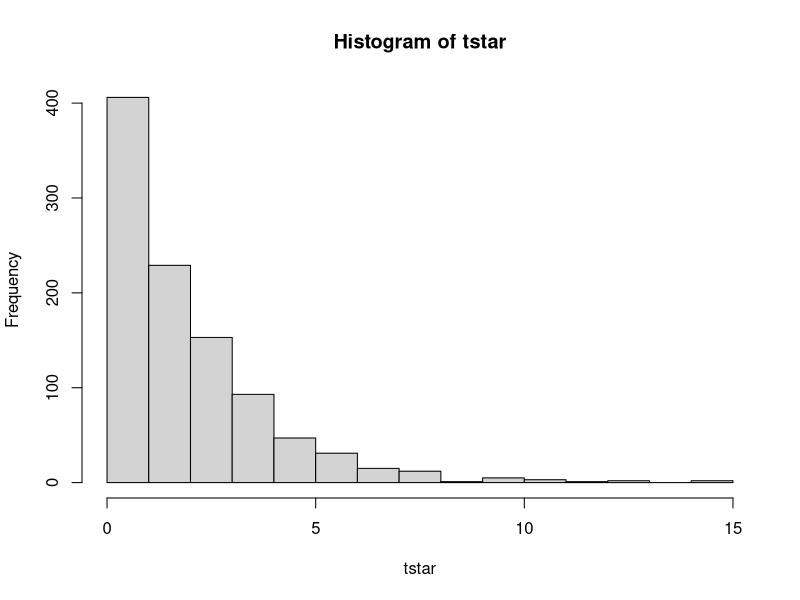

Generate this figure with R: (Note: this script raises an error after producing the figure.)
## ---- chunk 1
knitr::opts_chunk$set(echo = TRUE)
## ---- chunk 2
dimnames=list(c("Chlorpromazine","Pentobarbital(100mg)","Pentobarbital(150mg)"),
              c("Number of Patients","Incidence of Nausea"))
values <- c( 
100,52,
32,35,
48,37)

nausea<- matrix(values, nrow=3, ncol= 2, byrow = TRUE, dimnames = dimnames)
rowsums = apply(nausea, 1, sum); colsums=apply(nausea, 2, sum)
total = sum(nausea); expected=(rowsums%*%t(colsums))/total
round(expected, 0)
## ---- chunk 3
#Creating the table with expected values
#calulated by: E(i,j) = (ni*nj)/n
set.seed(1)
rowsums = apply(nausea, 1, sum); colsums=apply(nausea, 2, sum)
total = sum(nausea); expected=(rowsums%*%t(colsums))/total
round(expected, 0)

#Chisquare test
z=chisq.test(nausea); z
residuals(z)
## ---- chunk 4
##T1
nauseadata = read.table("nauseatable.txt", header = TRUE)
attach(nauseadata)
nauseadata

nonausea_detected = nauseadata[, 1]

nausea_detected = nauseadata[, 2]

nausea = as.vector(rep(1, each = nausea_detected[1]+nausea_detected[2]+nausea_detected[3]))
nausea

nonausea = as.vector(rep(0, each = nonausea_detected[1]+nonausea_detected[2]+nonausea_detected[3]))
nonausea

nausea_vector = c(nonausea, nausea)
nausea_vector

label_medicin <- function(label, count){
  
  med_label <- as.vector(rep(label, count))
  
  return(med_label)
  
}

# Total count of medicines for No nausea
C_nonausea = 100
P1_nonausea = 32
P2_nonausea = 48

# Total count of medicines for Nausea
C_nausea =  52
P1_nausea = 35
P2_nausea = 37


medicin_vector = c(label_medicin("C", C_nonausea), label_medicin("P1", P1_nonausea), label_medicin("P2", P2_nonausea), label_medicin("C", C_nausea), label_medicin("P1", P1_nausea), label_medicin("P2", P2_nausea))
medicin_vector


nausea.frame = data.frame(nausea_vector, medicin_vector)

# We assigned labels "C" for Chlorpromazine, "P1" for Pentobarbital(100mg) and "P2" for Pentobarbital(150mg). 
# We could have assigned same label for both doses of Pentobarbital. But we want to be specific so we used different labels for each one.

nausea.frame
# head(nausea.frame)
# tail(nausea.frame)


##T2
xtabs(~medicin_vector+nausea_vector, data = nausea.frame)

#With xtabs we get a contingency table from the medicin and nausea factors.
#We can see that there are more people suffering from nausea with the medicin Chlorpromazine than with Pentobarbital.
# In this case R does not give the warning, since the approximation is reliable for
# nausea_vector and medicin_vector in nausea.frame

##T3
# Check Lecture 4 page : 28-32

B = 1000
tstar =  numeric(B)
for (b in 1:B) {
  medicinstar = sample(medicin_vector)  # Permutting the medicin labels
  tstar[b] = chisq.test(xtabs(~medicinstar+nausea_vector, data = nausea.frame))[[1]] #Using the statistics mentioned in the exercise
}

set.seed(1)
myt = chisq.test(xtabs(~medicin_vector+nausea_vector, data = nausea.frame))[[1]]

hist(tstar)
myt # value = 6.625

pl = sum(tstar<myt)/B
pl 
pr = sum(tstar>myt)/B
pr

pmin = min(pl,pr)
pmin
2*pmin # 2*p-value = 0.082


### Findings: According to the p-value we cannot reject that the two medicins have a significant difference. 
# Therefore, we can say that they work equally well for the nausea.

#Question 1C
#p-value 1A
pvalue_chisq = chisq.test(xtabs(~medicin_vector+nausea_vector, data = nausea.frame))[[3]]
pvalue_chisq #p-value of 0.0364

#p-value 1B
pvalue_tstar=2*pmin
pvalue_tstar #p-value of 0.07
# we can see that we obtain two different p-values. 
## ---- chunk 5
pollution = read.table("airpollution.txt", header = TRUE)
model_pol = lm(pollution$oxidant~data$day + pollution$wind + pollution$temperature + pollution$humidity + pollution$insolation)
par(mfrow=c(1,2))
pairs(pollution)
qqnorm(residuals(model_pol))
qqline(residuals(model_pol))
plot(fitted(model_pol), residuals(model_pol), main="fitted model")
## ---- chunk 6
round(cor(pollution[,2:6]),2)
## ---- chunk 7
#added variable plot
x=residuals(lm(pollution$wind~pollution$day + pollution$temperature + pollution$humidity + pollution$insolation))
y=residuals(lm(pollution$oxidant~pollution$day + pollution$temperature + pollution$humidity + pollution$insolation))
plot(x,y, main ="Added variable plot for + wind", xlab="residual of wind", ylab="residual of oxidant")
## ---- chunk 8
summary(lm(pollution$oxidant~pollution$day, data = pollution)) #R-value = 0.01
summary(lm(pollution$oxidant~pollution$wind)) #R-value = 0.058
summary(lm(pollution$oxidant~pollution$temperature)) #R-value = 0.0576
summary(lm(pollution$oxidant~pollution$humidity)) #R-value = 0.124
summary(lm(pollution$oxidant~pollution$insolation)) #R-value = 0.255
## ---- chunk 9
summary(lm(pollution$oxidant~pollution$wind + pollution$day)) #R-value = 0.5989
summary(lm(pollution$oxidant~pollution$wind + pollution$temperature)) #R-value = 0.7773
summary(lm(pollution$oxidant~pollution$wind + pollution$humidity)) #R-value = 0.5913
summary(lm(pollution$oxidant~pollution$wind + pollution$insolation)) #R-value = 0.6613
## ---- chunk 10
summary(lm(pollution$oxidant~pollution$wind + pollution$temperature + pollution$day)) #R-value = 0.7958
summary(lm(pollution$oxidant~pollution$wind + pollution$temperature + pollution$humidity)) #R-value = 0.7964
summary(lm(pollution$oxidant~pollution$wind + pollution$temperature + pollution$insolation)) #R-value = 0.7816
## ---- chunk 11
summary(lm(data$oxidant~data$wind + data$temperature + data$humidity + data$day + data$insolation))
## ---- chunk 12
summary(lm(data$oxidant~data$wind + data$temperature + data$humidity + data$insolation))
## ---- chunk 13
summary(lm(data$oxidant~data$wind + data$temperature + data$humidity))
## ---- chunk 14
summary(lm(data$oxidant~data$wind + data$temperature))
## ---- chunk 15
data = data.frame(data)

a <- data$oxidant
b <- data$wind
c <- data$temperature

model_p = lm(a~b+c , data=data)


#confidene interval 95%
newxdata =data.frame(b = 33, c=54)
predict(model_p, newxdata, interval="confidence", level =0.95)
predict(model_p, newxdata, interval="prediction", level =0.95)
